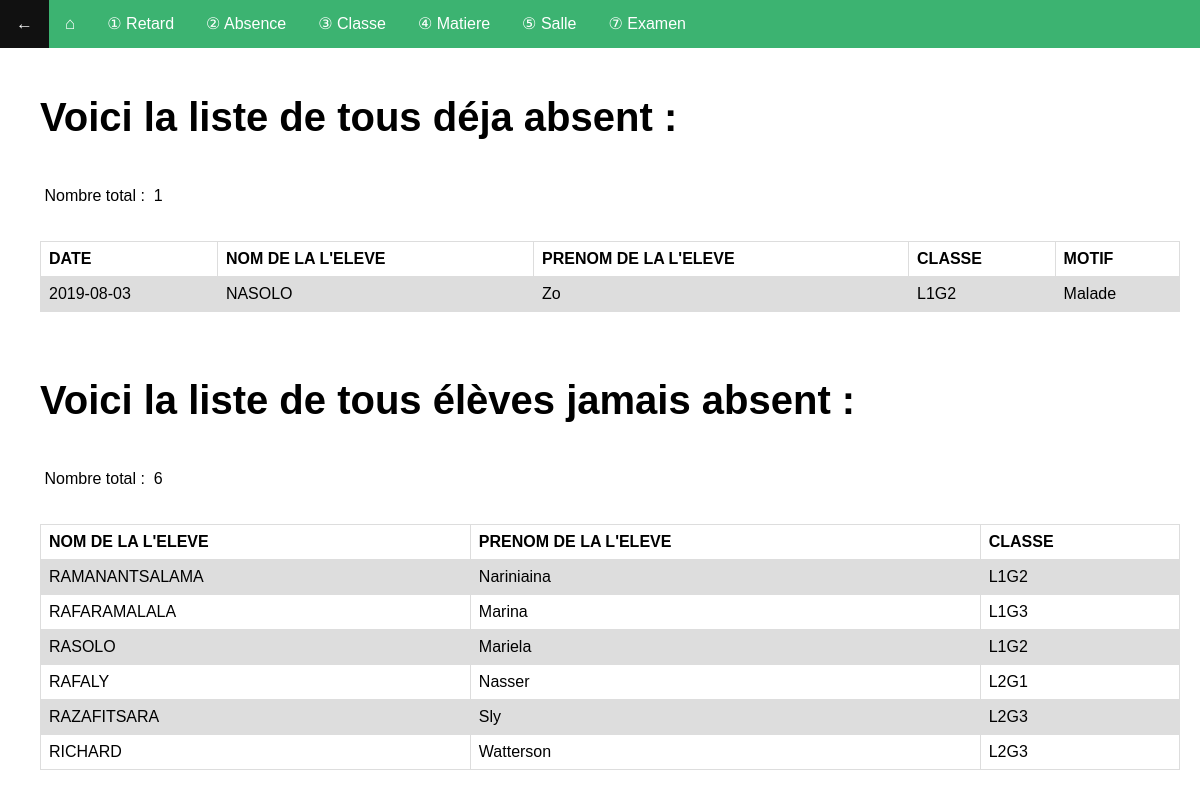
/absencelist.php (signed in), run on the app's committed database.
### tables this page shows
CREATE TABLE IF NOT EXISTS `t_classe` (
  `cla_id` int(11) NOT NULL AUTO_INCREMENT,
  `cla_nom` varchar(10) DEFAULT NULL,
  PRIMARY KEY (`cla_id`)
);

CREATE TABLE IF NOT EXISTS `t_absence` (
  `abs_id` int(11) NOT NULL AUTO_INCREMENT,
  `abs_motif` varchar(20) DEFAULT NULL,
  `el_id` int(11) DEFAULT NULL,
  `abs_date` date DEFAULT NULL,
  PRIMARY KEY (`abs_id`),
  KEY `t_absence_ibfk_1` (`el_id`)
);

CREATE TABLE IF NOT EXISTS `t_eleve` (
  `el_id` int(11) NOT NULL AUTO_INCREMENT,
  `el_nom` varchar(30) DEFAULT NULL,
  `el_prenom` varchar(30) DEFAULT NULL,
  `el_ddn` date DEFAULT NULL,
  `el_sexe` varchar(1) DEFAULT NULL,
  `el_inscription` int(4) DEFAULT NULL,
  `el_email` varchar(40) DEFAULT NULL,
  `el_diplome` varchar(40) NOT NULL,
  `el_option` varchar(40) NOT NULL,
  PRIMARY KEY (`el_id`)
);

### absencelist.php (the view, shortened to what this page needs)
<!DOCTYPE html>
<html lang="en">
<head>
    <link rel="stylesheet" type="text/css" href="style.css">
</head>
<body>
    <span>
        <ul style="background-color: MediumSeaGreen; list-style-type: none; overflow: hidden;">
            <li style="float: left; font-size: 17px"><a href='accueil.php'>←</a></li>
            <li style="float: left; font-size: 17px; "><a href='gestion.php'>⌂</a></li>
            <li style="float: left;"><a href='retardlist.php'> ① Retard</a></li>
            <li style="float: left;"><a href='absencelist.php'> ② Absence</a></li>
            <li style="float: left;"><a href='classelist.php'> ③ Classe</a></li>
            <li style="float: left;"><a href='matierelist.php'> ④ Matiere</a></li>
            <li style="float: left;"><a href='sallelist.php'> ⑤ Salle</a></li>
            <li style="float: left;"><a href='examenlist.php'> ⑦ Examen</a></li>
        </ul>
    </span>
    <?php
        echo "<h1><div><span>Voici la liste de tous déja absent :</span></h1>";
        echo "<p>&nbsp&nbsp&nbsp&nbsp&nbsp&nbsp&nbsp&nbsp&nbsp&nbspNombre total :&nbsp"
    ?>
    <?php
        include('conn.php');
        $query=mysqli_query($conn,"select count(abs_id) as total from `t_absence`");
        $row=mysqli_fetch_array($query);
    ?>
    <?php echo $row['total'],"</div>";
        ?>
    <?php
        require_once("conn.php");
        $req = "select abs.abs_id as id,abs.abs_date as date,el.el_nom as nom,el.el_prenom as prenom,cla.cla_nom as classe,abs.abs_motif as motif from t_classe cla right join (a_classe cl inner join (t_eleve el inner join t_absence abs on el.el_id = abs.el_id) on cl.el_id = el.el_id) on cla.cla_id = cl.cla_id;";
        $resultat = mysqli_query($conn,$req) or die(mysql_error());
    ?>
    <div>
    <table>
        <tr>
            <th>DATE</th>
            <th>NOM DE LA L'ELEVE</th>
            <th>PRENOM DE LA L'ELEVE</th>
            <th>CLASSE</th>
            <th>MOTIF</th>
        </tr>
        <?php  while ($cla = mysqli_fetch_assoc($resultat))  {  ?>
        <tr>
            <td><?php echo ($cla['date']); ?></td>
            <td><?php echo ($cla['nom']); ?></td>
            <td><?php echo ($cla['prenom']); ?></td>
            <td><?php echo ($cla['classe']); ?></td>
            <td><?php echo ($cla['motif']); ?></td>
        </tr>
        <?php } ?>
    </table>
    </div>
    <?php
        echo "<h1><div><span>Voici la liste de tous élèves jamais absent :</span></h1>";
        echo "<p>&nbsp&nbsp&nbsp&nbsp&nbsp&nbsp&nbsp&nbsp&nbsp&nbspNombre total :&nbsp"
    ?>
    <?php
        include('conn.php');
        $query=mysqli_query($conn,"select count(cla.cla_id) as total from t_classe cla right join (a_classe cl inner join (t_eleve el left join t_absence abs on el.el_id = abs.el_id) on cl.el_id = el.el_id) on cla.cla_id = cl.cla_id where abs.abs_date is NULL;");
        $row=mysqli_fetch_array($query);
    ?>
    <?php echo $row['total'],"</div>";
        ?>
    <?php
        require_once("conn.php");
        $req = "select abs.abs_id as id,abs.abs_date as date,el.el_nom as nom,el.el_prenom as prenom,cla.cla_nom as classe,abs.abs_motif as motif from t_classe cla right join (a_classe cl inner join (t_eleve el left join t_absence abs on el.el_id = abs.el_id) on cl.el_id = el.el_id) on cla.cla_id = cl.cla_id having abs.abs_date is NULL;";
        $resultat = mysqli_query($conn,$req) or die(mysql_error());
    ?>
    <div>
    <table>
        <tr>
            <th>NOM DE LA L'ELEVE</th>
            <th>PRENOM DE LA L'ELEVE</th>
            <th>CLASSE</th>
        </tr>
        <?php  while ($cla = mysqli_fetch_assoc($resultat))  {  ?>
        <tr>
            <td><?php echo ($cla['nom']); ?></td>
            <td><?php echo ($cla['prenom']); ?></td>
            <td><?php echo ($cla['classe']); ?></td>
        </tr>
        <?php } ?>
    </table>
    </div>
</body>
</html>

### style.css (style rules this page uses)
body { margin: 0; font-family: sans-serif; background: transparent; background-color: transparent; }
p { color: black; }
h1 { padding right: 40px; font-size: 40px; }
table { font-family: arial, sans-serif; border-collapse: collapse; width: 100%; text-align: left; }
td, th { border: 1px solid #dddddd; text-align: left; padding: 8px; }
tr:nth-child(even) { background-color: #dddddd; }
div { background-color: transparent; padding: 20px; padding-left: 40px; }
ul { list-style-type: none; margin: 0; padding: 0; overflow: hidden; background-color: #333; }
li { float: left; }
li a { display: block; color: white; text-align: center; padding: 14px 16px; text-decoration: none; }

### data on the page
t_classe: t_absence.abs_date "2019-08-03", t_eleve.el_nom "NASOLO", t_eleve.el_prenom "Zo", cla_nom "L1G2", t_absence.abs_motif "Malade", t_eleve.el_nom "RAMANANTSALAMA", t_eleve.el_prenom "Nariniaina", t_eleve.el_nom "RASOLO", t_eleve.el_prenom "Mariela"
t_classe: t_eleve.el_nom "RAFARAMALALA", t_eleve.el_prenom "Marina", cla_nom "L1G3"
t_classe: t_eleve.el_nom "RAFALY", t_eleve.el_prenom "Nasser", cla_nom "L2G1"
t_classe: t_eleve.el_nom "RAZAFITSARA", t_eleve.el_prenom "Sly", cla_nom "L2G3", t_eleve.el_nom "RICHARD", t_eleve.el_prenom "Watterson"

### other printed values
$row['total'] "1"
$row['total'] "6"
